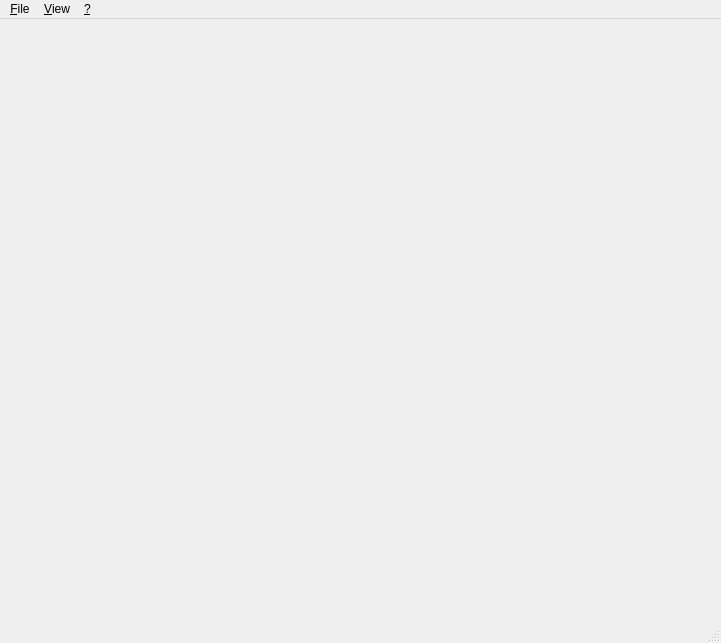
<?xml version="1.0" encoding="UTF-8"?>
<ui version="4.0">
 <class>MainWindow</class>
 <widget class="QMainWindow" name="MainWindow">
  <property name="geometry">
   <rect>
    <x>0</x>
    <y>0</y>
    <width>721</width>
    <height>643</height>
   </rect>
  </property>
  <property name="minimumSize">
   <size>
    <width>300</width>
    <height>0</height>
   </size>
  </property>
  <property name="windowTitle">
   <string>Localization Microscopy Viewer</string>
  </property>
  <widget class="QWidget" name="centralwidget">
   <layout class="QGridLayout" name="gridLayout">
    <item row="0" column="0">
     <widget class="LocMicView" name="locmicview" native="true"/>
    </item>
   </layout>
  </widget>
  <widget class="QMenuBar" name="menubar">
   <property name="geometry">
    <rect>
     <x>0</x>
     <y>0</y>
     <width>721</width>
     <height>25</height>
    </rect>
   </property>
   <widget class="QMenu" name="menuFile">
    <property name="title">
     <string>&amp;File</string>
    </property>
    <addaction name="actionOpen"/>
    <addaction name="actionSave_as"/>
    <addaction name="actionClose"/>
    <addaction name="separator"/>
    <addaction name="actionQuit"/>
   </widget>
   <widget class="QMenu" name="menuHelp">
    <property name="title">
     <string>&amp;?</string>
    </property>
    <addaction name="actionAbout"/>
   </widget>
   <widget class="QMenu" name="menu_View">
    <property name="title">
     <string>&amp;View</string>
    </property>
    <addaction name="actionZoom_In"/>
    <addaction name="actionZoom_Out"/>
    <addaction name="separator"/>
    <addaction name="actionActual_Size"/>
    <addaction name="actionZoom_to_Fit"/>
   </widget>
   <addaction name="menuFile"/>
   <addaction name="menu_View"/>
   <addaction name="menuHelp"/>
  </widget>
  <widget class="QStatusBar" name="statusbar"/>
  <action name="actionOpen">
   <property name="text">
    <string>&amp;Open...</string>
   </property>
  </action>
  <action name="actionClose">
   <property name="text">
    <string>&amp;Close</string>
   </property>
  </action>
  <action name="actionAbout">
   <property name="text">
    <string>&amp;About</string>
   </property>
  </action>
  <action name="actionActual_Size">
   <property name="text">
    <string>&amp;Actual Size</string>
   </property>
  </action>
  <action name="actionZoom_In">
   <property name="checkable">
    <bool>false</bool>
   </property>
   <property name="text">
    <string>Zoom &amp;In</string>
   </property>
   <property name="shortcut">
    <string>Ctrl++</string>
   </property>
  </action>
  <action name="actionZoom_Out">
   <property name="text">
    <string>Zoom &amp;Out</string>
   </property>
   <property name="shortcut">
    <string>Ctrl+-</string>
   </property>
  </action>
  <action name="actionSave_as">
   <property name="text">
    <string>&amp;Save as...</string>
   </property>
  </action>
  <action name="actionQuit">
   <property name="text">
    <string>&amp;Quit</string>
   </property>
  </action>
  <action name="actionZoom_to_Fit">
   <property name="text">
    <string>&amp;Zoom to Fit</string>
   </property>
  </action>
 </widget>
 <customwidgets>
  <customwidget>
   <class>LocMicView</class>
   <extends>QWidget</extends>
   <header location="global">src/locmicview.h</header>
   <container>1</container>
  </customwidget>
 </customwidgets>
 <resources/>
 <connections/>
</ui>
